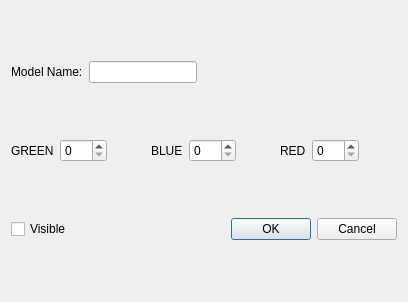
<?xml version="1.0" encoding="UTF-8"?>
<ui version="4.0">
 <class>OptionDialog</class>
 <widget class="QDialog" name="OptionDialog">
  <property name="geometry">
   <rect>
    <x>0</x>
    <y>0</y>
    <width>408</width>
    <height>302</height>
   </rect>
  </property>
  <property name="windowTitle">
   <string>Dialog</string>
  </property>
  <layout class="QVBoxLayout" name="verticalLayout_3">
   <item>
    <layout class="QHBoxLayout" name="horizontalLayout_3">
     <item>
      <widget class="QLabel" name="label_4">
       <property name="text">
        <string>Model Name:</string>
       </property>
      </widget>
     </item>
     <item>
      <layout class="QVBoxLayout" name="verticalLayout_2">
       <item>
        <widget class="QLineEdit" name="lineEdit"/>
       </item>
      </layout>
     </item>
     <item>
      <spacer name="horizontalSpacer_3">
       <property name="orientation">
        <enum>Qt::Orientation::Horizontal</enum>
       </property>
       <property name="sizeHint" stdset="0">
        <size>
         <width>40</width>
         <height>20</height>
        </size>
       </property>
      </spacer>
     </item>
     <item>
      <spacer name="horizontalSpacer_5">
       <property name="orientation">
        <enum>Qt::Orientation::Horizontal</enum>
       </property>
       <property name="sizeHint" stdset="0">
        <size>
         <width>40</width>
         <height>20</height>
        </size>
       </property>
      </spacer>
     </item>
    </layout>
   </item>
   <item>
    <layout class="QHBoxLayout" name="horizontalLayout">
     <item>
      <widget class="QLabel" name="label">
       <property name="text">
        <string>GREEN</string>
       </property>
      </widget>
     </item>
     <item>
      <widget class="QSpinBox" name="spinBox_G">
       <property name="maximum">
        <number>255</number>
       </property>
      </widget>
     </item>
     <item>
      <spacer name="horizontalSpacer">
       <property name="orientation">
        <enum>Qt::Orientation::Horizontal</enum>
       </property>
       <property name="sizeHint" stdset="0">
        <size>
         <width>40</width>
         <height>20</height>
        </size>
       </property>
      </spacer>
     </item>
     <item>
      <widget class="QLabel" name="label_2">
       <property name="text">
        <string>BLUE</string>
       </property>
      </widget>
     </item>
     <item>
      <widget class="QSpinBox" name="spinBox_B">
       <property name="maximum">
        <number>255</number>
       </property>
      </widget>
     </item>
     <item>
      <spacer name="horizontalSpacer_4">
       <property name="orientation">
        <enum>Qt::Orientation::Horizontal</enum>
       </property>
       <property name="sizeHint" stdset="0">
        <size>
         <width>40</width>
         <height>20</height>
        </size>
       </property>
      </spacer>
     </item>
     <item>
      <widget class="QLabel" name="label_3">
       <property name="text">
        <string>RED</string>
       </property>
      </widget>
     </item>
     <item>
      <widget class="QSpinBox" name="spinBox_R">
       <property name="maximum">
        <number>255</number>
       </property>
      </widget>
     </item>
     <item>
      <spacer name="horizontalSpacer_2">
       <property name="orientation">
        <enum>Qt::Orientation::Horizontal</enum>
       </property>
       <property name="sizeHint" stdset="0">
        <size>
         <width>40</width>
         <height>20</height>
        </size>
       </property>
      </spacer>
     </item>
    </layout>
   </item>
   <item>
    <layout class="QHBoxLayout" name="horizontalLayout_2">
     <item>
      <widget class="QCheckBox" name="checkBox">
       <property name="text">
        <string>Visible</string>
       </property>
      </widget>
     </item>
     <item>
      <widget class="QDialogButtonBox" name="buttonBox">
       <property name="orientation">
        <enum>Qt::Orientation::Horizontal</enum>
       </property>
       <property name="standardButtons">
        <set>QDialogButtonBox::StandardButton::Cancel|QDialogButtonBox::StandardButton::Ok</set>
       </property>
      </widget>
     </item>
    </layout>
   </item>
  </layout>
 </widget>
 <resources/>
 <connections>
  <connection>
   <sender>buttonBox</sender>
   <signal>accepted()</signal>
   <receiver>OptionDialog</receiver>
   <slot>accept()</slot>
   <hints>
    <hint type="sourcelabel">
     <x>248</x>
     <y>254</y>
    </hint>
    <hint type="destinationlabel">
     <x>157</x>
     <y>274</y>
    </hint>
   </hints>
  </connection>
  <connection>
   <sender>buttonBox</sender>
   <signal>rejected()</signal>
   <receiver>OptionDialog</receiver>
   <slot>reject()</slot>
   <hints>
    <hint type="sourcelabel">
     <x>316</x>
     <y>260</y>
    </hint>
    <hint type="destinationlabel">
     <x>286</x>
     <y>274</y>
    </hint>
   </hints>
  </connection>
 </connections>
</ui>
